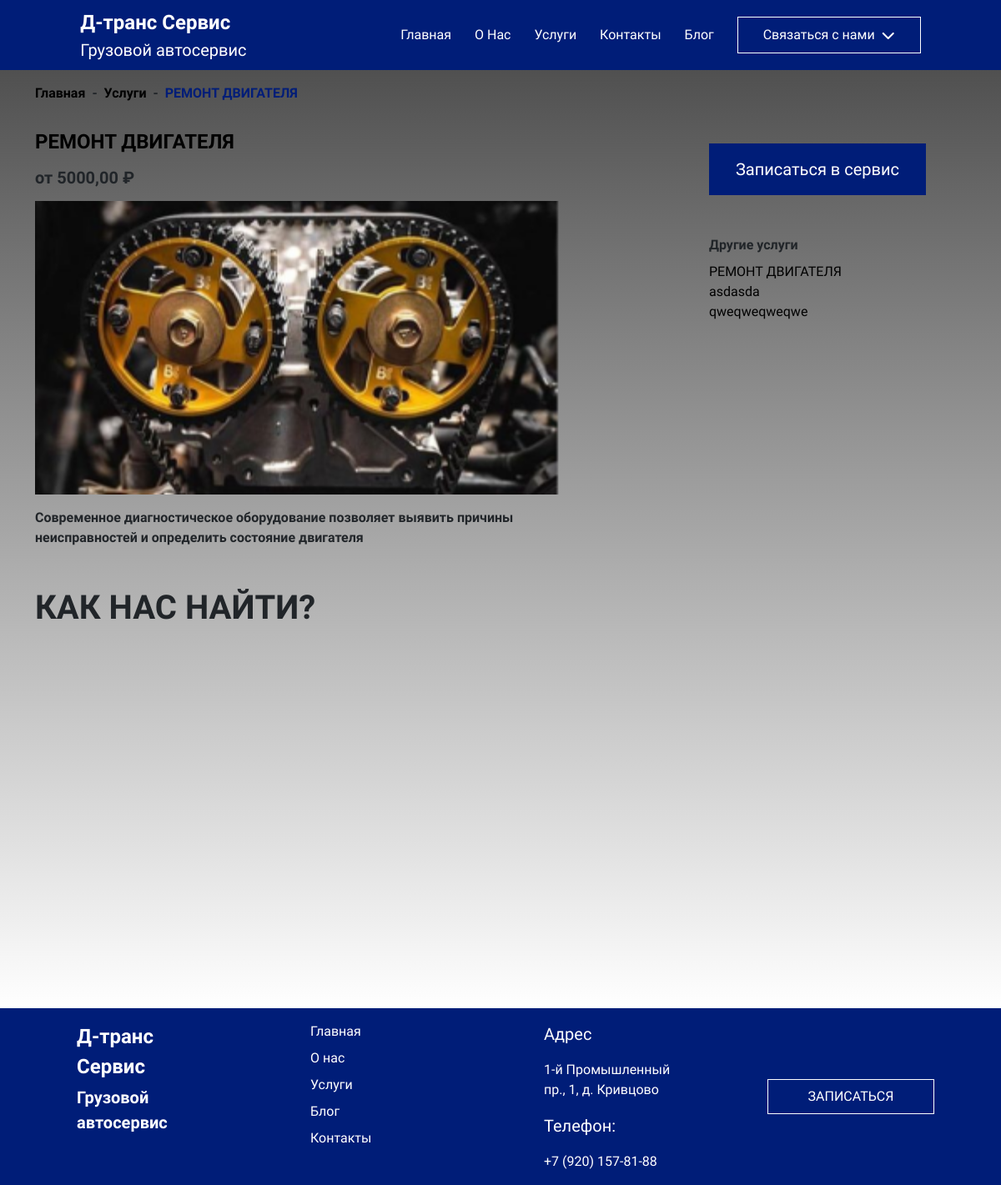
Page /services/remont-dvigatelya/ on the earlier database version.
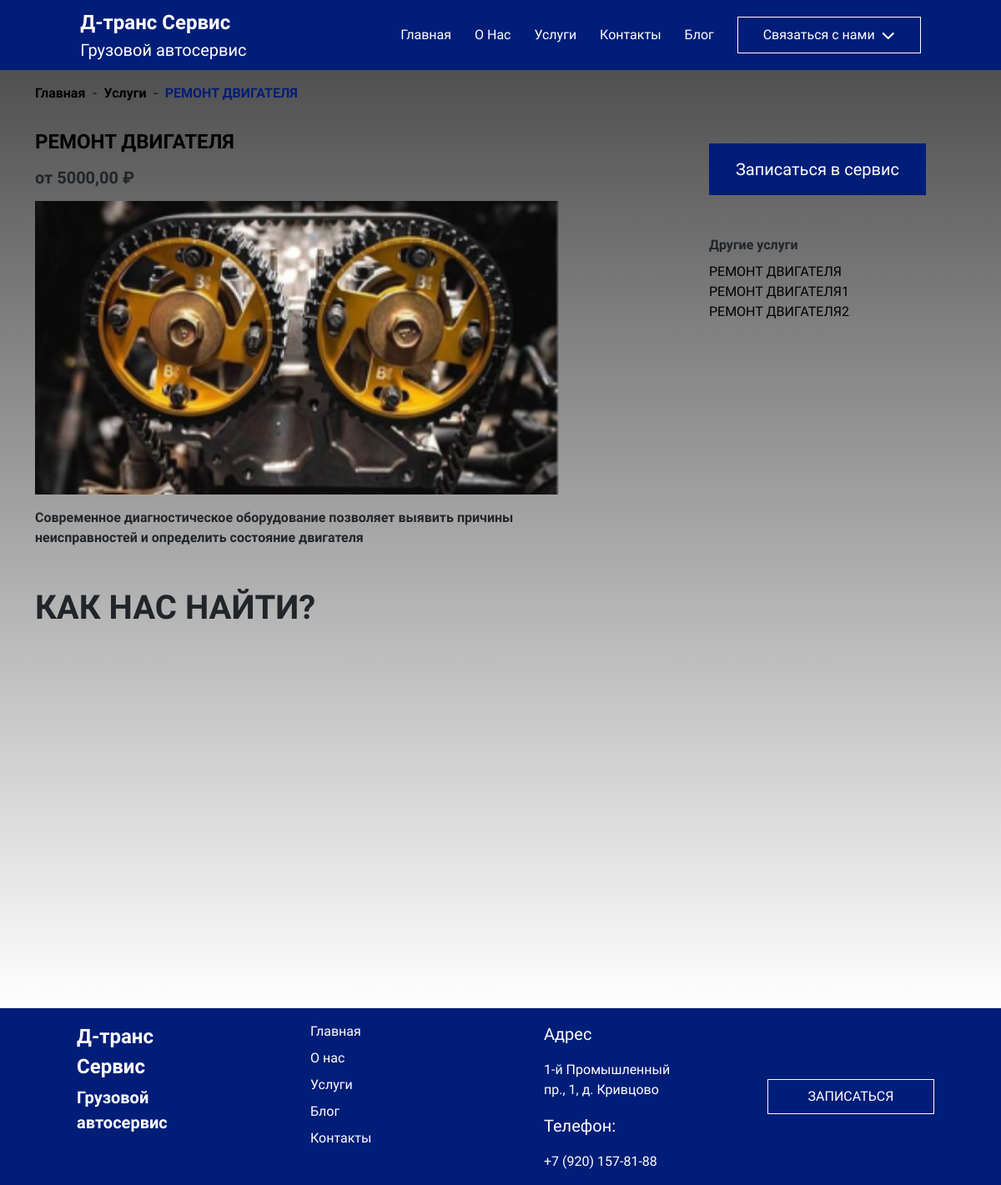
Same page on the later database version.
### website/models.py (models this page shows, shortened)
class Service(models.Model):
    name = models.CharField(max_length=200, unique=True)
    slug = models.SlugField(max_length=200, unique=True)
    description = HTMLField()
    price = models.DecimalField(max_digits=10, decimal_places=2)

### website/views.py (the view)
# urls.py: path('services/<slug:slug>/', views.service_detail, name='service_detail'),
def service_detail(request, slug):
    services = Service.objects.all()
    service = get_object_or_404(Service, slug=slug)
    return render(request, 'service_detail.html',{'service':service, 'services': services})

### website/templates/service_detail.html
<!DOCTYPE html>
{% extends "base.html" %}
{% load static %}
{% block content %}
<div class="container d-none d-md-block pt-3">
    <div class="row justify-content-start align-items-center">
        <div class="col-12 d-flex">
            <a href="/" style="text-decoration: none; color:black;" class="fw-semibold fs-6">Главная</a>
            <p class="mx-2 fw-semibold fs-6"> - </p>
            <a href="{% url "services" %}" style="color: #001D78; text-decoration: none; color:black;" class="fw-semibold fs-6">Услуги</a>
            <p class="mx-2 fw-semibold fs-6"> - </p>
            <p style="color: #001D78;" class="fw-semibold fs-6">{{ service.name }}</p>
        </div>
    </div>
</div>
<div class="container mt-3 pt-3 pt-md-0">
    <div class="row justify-content-between">
        <div class="col-12 col-lg-7 pe-4">
            <div class="row">
                <div class="col-12">
                    <h1 class="mb-3 fs-4 fw-bold" style="color: black;">{{ service.name|linebreaks }}</h1>
                    <h2 class="fs-5 fw-semibold mb-3">от {{ service.price }} ₽</h2>
                </div>
            </div>
            <div class="row">
                <div class="col-12 d-flex flex-column align-items-center">
                    <img src="{{ service.images.first.image.url }}" alt="{{ service.name }}" style="object-fit: cover; height: 100%; width: 100%;">
                </div>
            </div>
            <div class="row mt-3">
                <div class="col-12 fw-semibold">
                    {{ service.description|safe }}
                </div>
            </div>
        </div>
        <div class="col-lg-4 col-12 d-lg-flex justify-content-center mb-5 mt-3">
            <div class="popular-news sticky-lg-top" style="width: fit-content; height: fit-content; top:20px">
                <a href="#" data-bs-toggle="modal" data-bs-target="#exampleModal" class="btn btn-primary btn-lg d-none d-lg-block py-3 mb-5" style="width: 100%;"><span class="px-3">Записаться в сервис</span></a>
                <p class="mb-2 fw-semibold">Другие услуги</p>
                {% for service in services|slice:":3" %}
                <a href="/services/{{ service.slug }}" class="main-anchor">{{ service.name }}</a><br>
                {% endfor %}
            </div>
        </div>
    </div>
</div>
<div class="container mt-5 pb-5">
    <div class="row">
        <div class="col-12">
            <h1 class="fw-bold">КАК НАС НАЙТИ?</h1>
        </div>
    </div>
    <div class="row">
        <div class="col-12" style="height: 50vh;">
            <iframe src="https://yandex.com/map-widget/v1/?from=mapframe&ll=35.834758%2C56.815627&mode=search&oid=230496914041&ol=biz&z=16" width="100%" height="100%" frameborder="1" allowfullscreen="true" style="position:relative;"></iframe>
        </div>
    </div>
</div>
{% endblock content %}

Differences in the rows shown:
changed Service: name "asdasda" → "РЕМОНТ ДВИГАТЕЛЯ1"
changed Service: name "qweqweqweqwe" → "РЕМОНТ ДВИГАТЕЛЯ2"
